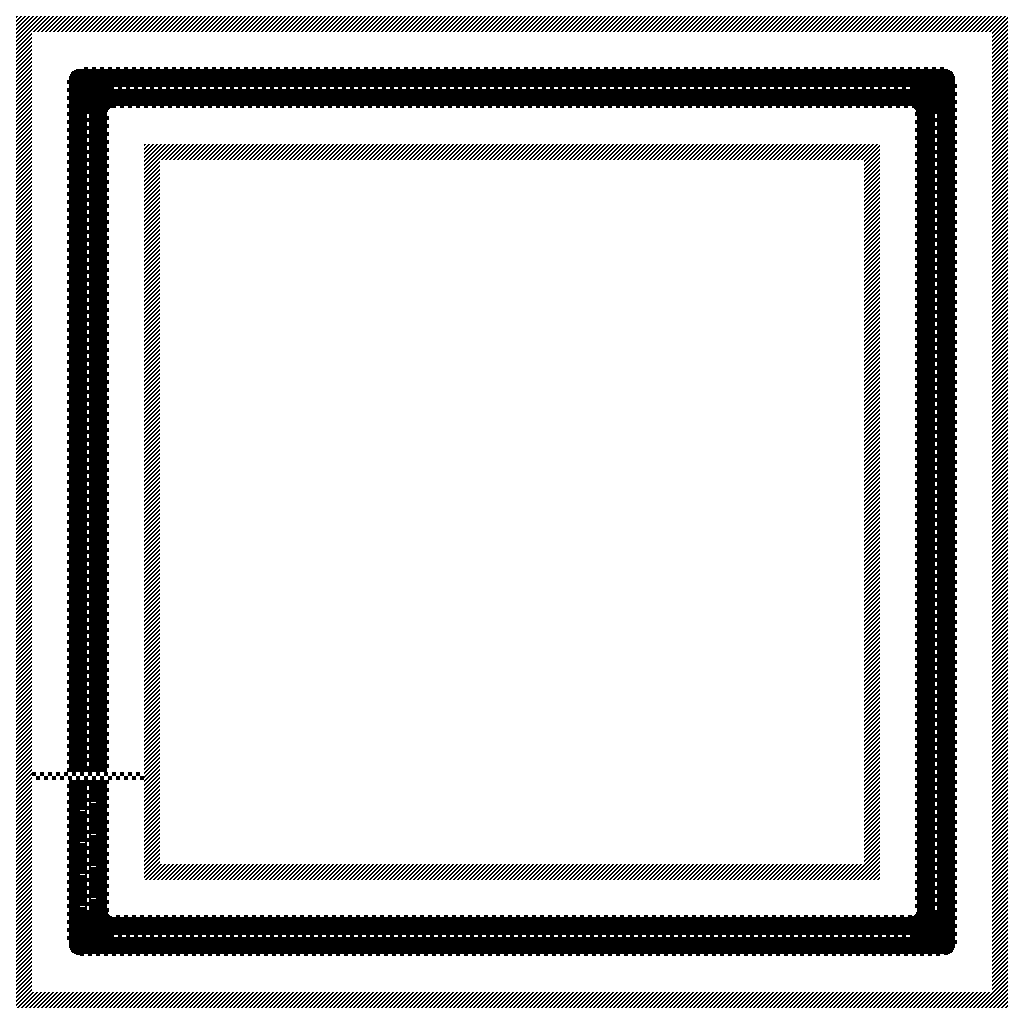

A level layout from a 2D game, rendered from its tile map. Below: a short description, then the map file with tile-grid data replaced by summaries:
An orthogonal 64x64 tile map with 16x16 px tiles, 1 tile layer (Tile Layer 1).

<map version="1.0" orientation="orthogonal" width="64" height="64" tilewidth="16" tileheight="16">
 <tileset firstgid="1" name="tiles" tilewidth="16" tileheight="16">
  <image source="tiles.png" width="128" height="128" />
 </tileset>
 <layer name="Tile Layer 1" width="64" height="64">
  <data>[4096 cells, 4096 non-empty, 22 distinct tile ids]</data>
 </layer>
</map>
